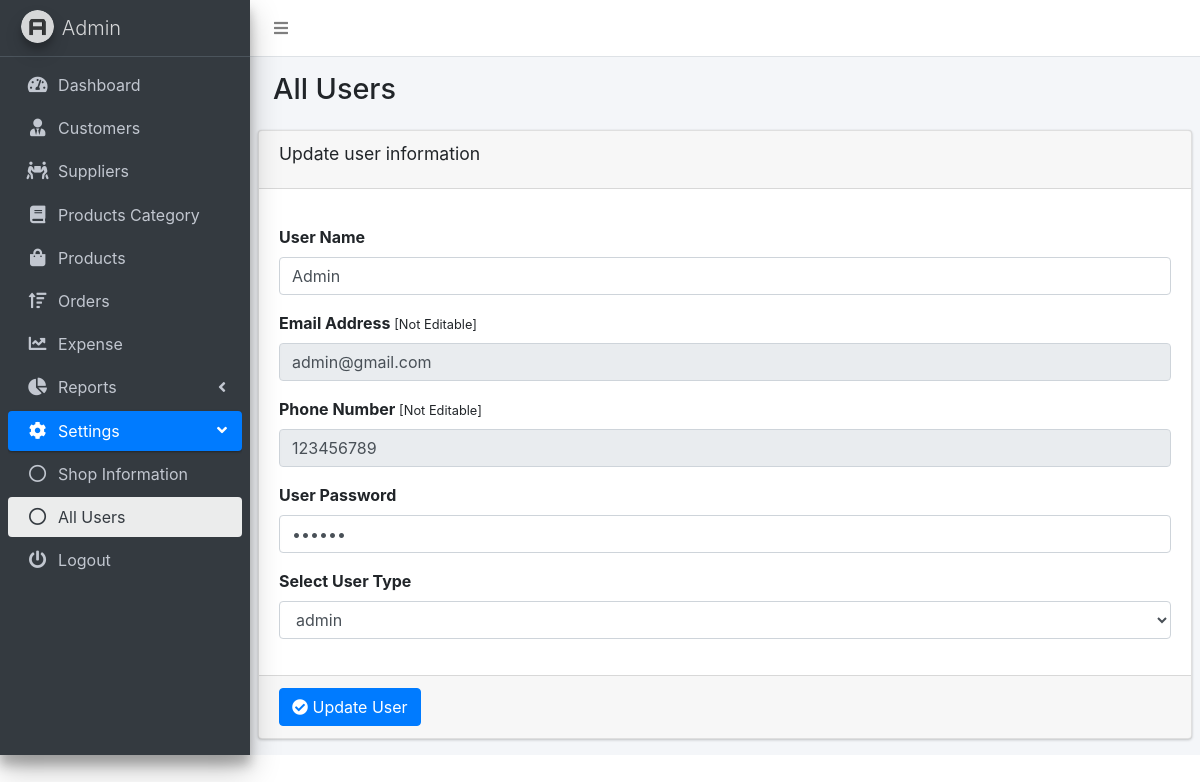
Screenshot of /edit_users.php?id=8 (signed in) with the database file from the repository.
### tables this page shows
CREATE TABLE `users` (
  `id` int(11) NOT NULL,
  `name` varchar(255) NOT NULL,
  `cell` varchar(255) NOT NULL,
  `email` varchar(255) NOT NULL,
  `password` varchar(255) NOT NULL,
  `user_type` varchar(255) NOT NULL
);

### edit_users.php (the view, shortened to what this page needs)
<?php
if ($_SERVER["REQUEST_METHOD"] == "GET") {
  $getid = $_GET['id'];
  include('db_connect.php');
  if (!empty($getid)) {
    $query = mysqli_query($con, "SELECT * FROM users WHERE id='$getid'");
    $row = mysqli_fetch_assoc($query);
  }
}
?>
<!DOCTYPE html>
<html lang="en">
<head>
  <link rel="stylesheet" href="dist/css/preloader.css">
  <link rel="stylesheet" href="plugins/sweetalert2/sweetalert2.min.css">
  <link rel="stylesheet" href="plugins/fontawesome-free/css/all.min.css">
  <link rel="stylesheet" href="https://code.ionicframework.com/ionicons/2.0.1/css/ionicons.min.css">
  <link rel="stylesheet" href="plugins/datatables-bs4/css/dataTables.bootstrap4.min.css">
  <link rel="stylesheet" href="plugins/datatables-responsive/css/responsive.bootstrap4.min.css">
  <link rel="stylesheet" href="dist/css/adminlte.min.css">
  <link href="plugins/bootstrap/css/bootstrap.min.css" rel="stylesheet"/>
</head>
<body class="hold-transition sidebar-mini">
<div class="wrapper">
  <nav class="main-header navbar navbar-expand navbar-white navbar-light">
    <ul class="navbar-nav">
      <li class="nav-item">
        <a class="nav-link" data-widget="pushmenu" href="#" role="button"><i class="fas fa-bars"></i></a>
      </li>
    </ul>
  </nav>
  <aside class="main-sidebar sidebar-dark-primary elevation-4">
    <a href="#" class="brand-link">
      <img src="dist/img/AdminLTELogo.png"
           alt="AdminLTE Logo"
           class="brand-image img-circle elevation-3"
           style="opacity: .8">
      <span class="brand-text font-weight-light">Admin</span>
    </a>
    <div class="sidebar">
      <nav class="mt-2">
        <ul class="nav nav-pills nav-sidebar flex-column" data-widget="treeview" role="menu" data-accordion="false">
          <li class="nav-item">
            <a href="dashboard.php" class="nav-link">
              <i class="nav-icon fas fa-tachometer-alt"></i>
              <p>
                Dashboard
              </p>
            </a>
          </li>
          <li class="nav-item">
            <a href="customers.php" class="nav-link">
              <i class="nav-icon fas fa-user-tie"></i>
              <p>
                Customers
              </p>
            </a>
          </li>
          <li class="nav-item">
            <a href="suppliers.php" class="nav-link">
              <i class="nav-icon fas fa-people-carry"></i>
              <p>
                Suppliers
              </p>
            </a>
          </li>
          <li class="nav-item">
            <a href="category.php" class="nav-link">
              <i class="nav-icon fas fa-book"></i>
              <p>
                Products Category
              </p>
            </a>
          </li>
          <li class="nav-item">
            <a href="products.php" class="nav-link">
              <i class="nav-icon fas fa-shopping-bag"></i>
              <p>
                Products
              </p>
            </a>
          </li>
          <li class="nav-item">
            <a href="orders.php" class="nav-link">
              <i class="nav-icon fas fa-sort-amount-up"></i>
              <p>
                Orders
              </p>
            </a>
          </li>
          <li class="nav-item">
            <a href="expense.php" class="nav-link">
              <i class="nav-icon fas fa-chart-line"></i>
              <p>
                Expense
              </p>
            </a>
          </li>
          <li class="nav-item">
            <a href="#" class="nav-link">
              <i class="nav-icon fas fa-chart-pie"></i>
              <p>
                Reports
                <i class="right fas fa-angle-left"></i>
              </p>
            </a>
          </li>
          <li class="nav-item has-treeview menu-open">
            <a href="products.php" class="nav-link active">
              <i class="nav-icon fas fa-cog"></i>
              <p>
                Settings
                <i class="right fas fa-angle-left"></i>
              </p>
            </a>
            <ul class="nav nav-treeview">
              <li class="nav-item">
                <a href="shop_information.php" class="nav-link">
                  <i class="far fa-circle nav-icon"></i>
                  <p>Shop Information</p>
                </a>
              </li>
              <li class="nav-item">
                <a href="all_users.php" class="nav-link active">
                  <i class="far fa-circle nav-icon"></i>
                  <p>All Users</p>
                </a>
              </li>
            </ul>
          </li>
          <li class="nav-item">
            <a href="logout.php" class="nav-link">
              <i class="nav-icon fas fa-power-off"></i>
              <p>
                Logout
              </p>
            </a>
          </li>
        </ul>
      </nav>
    </div>
  </aside>
  <div class="content-wrapper">
    <section class="content-header">
      <div class="container-fluid">
        <div class="row mb-2">
          <div class="col-sm-6">
            <h1>All Users</h1>
          </div>
        </div>
      </div>
    </section>
    <section class="content">
      <div class="row">
        <div class="col-12">
          <div class="card">
            <div class="card-header">
              <h3 class="card-title">Update user information</h3>
            </div>
            <form role="form" id="quickForm" method="post" action="edit_users.php">
              <div class="card-body">
                <div class="form-group">
                  <label for="exampleInputuserName">User Name</label>
                  <input type="text" name="user_name" class="form-control" id="exampleInputuserName"
                         value="<?php echo $row['name'] ?>">
                </div>
                <div class="form-group">
                  <label for="exampleInputEmail1">Email Address <small>[Not Editable]</small></label>
                  <input type="email" name="user_email" class="form-control" id="exampleInputEmail1" readonly
                         value="<?php echo $row['email'] ?>">
                </div>
                <div class="form-group">
                  <label for="exampleInputPhone">Phone Number <small>[Not Editable]</small></label>
                  <input type="tel" name="user_phone" class="form-control" id="exampleInputPhone" readonly
                         value="<?php echo $row['cell'] ?>">
                </div>
                <div class="form-group">
                  <label for="exampleInputPassword">User Password</label>
                  <input type="password" name="user_password" class="form-control" id="exampleInputPassword"
                         value="<?php echo $row['password'] ?>">
                </div>
                <div class="form-group">
                  <div class="form-group">
                    <label for="exampleUserType">Select User Type</label>
                    <select class="form-control" name="user_type" id="exampleUserType">
                      <option
                        value="<?php echo strtolower($row['user_type']) ?>"><?php echo $row['user_type'] ?></option>
                    </select>
                  </div>
                </div>
              </div>
              <div class="card-footer">
                <button type="submit" id="update_user" class="btn btn-primary"><i class="fa fa-check-circle"></i> Update
                  User
                </button>
              </div>
            </form>
          </div>
        </div>
      </div>
    </section>
  </div>
</div>
</body>
</html>

### rows the page displays
users: user_name "Admin", user_email "admin@gmail.com", user_phone "123456789", user_type "admin"
